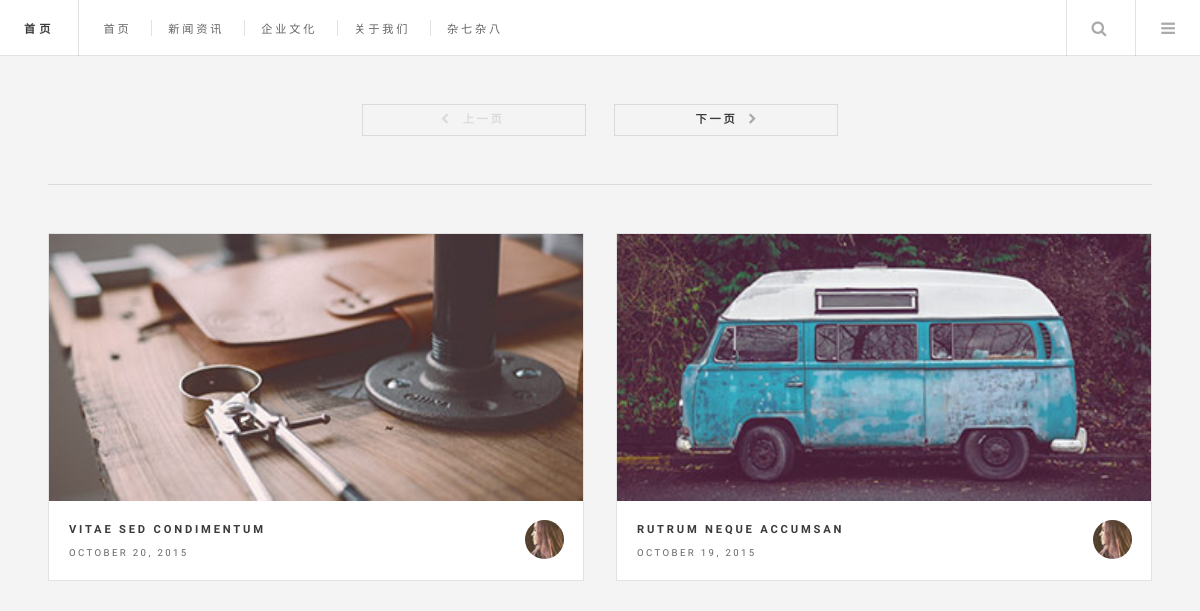
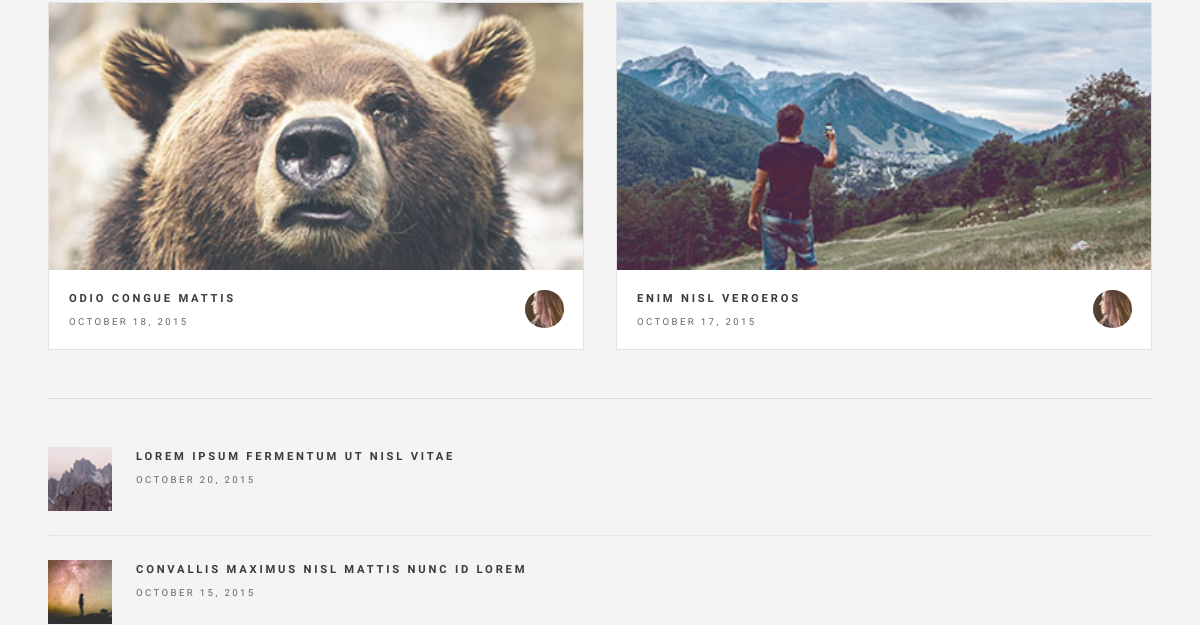
The page /blog.html (upper part) on the database as committed earlier (2 pictures, top to bottom).
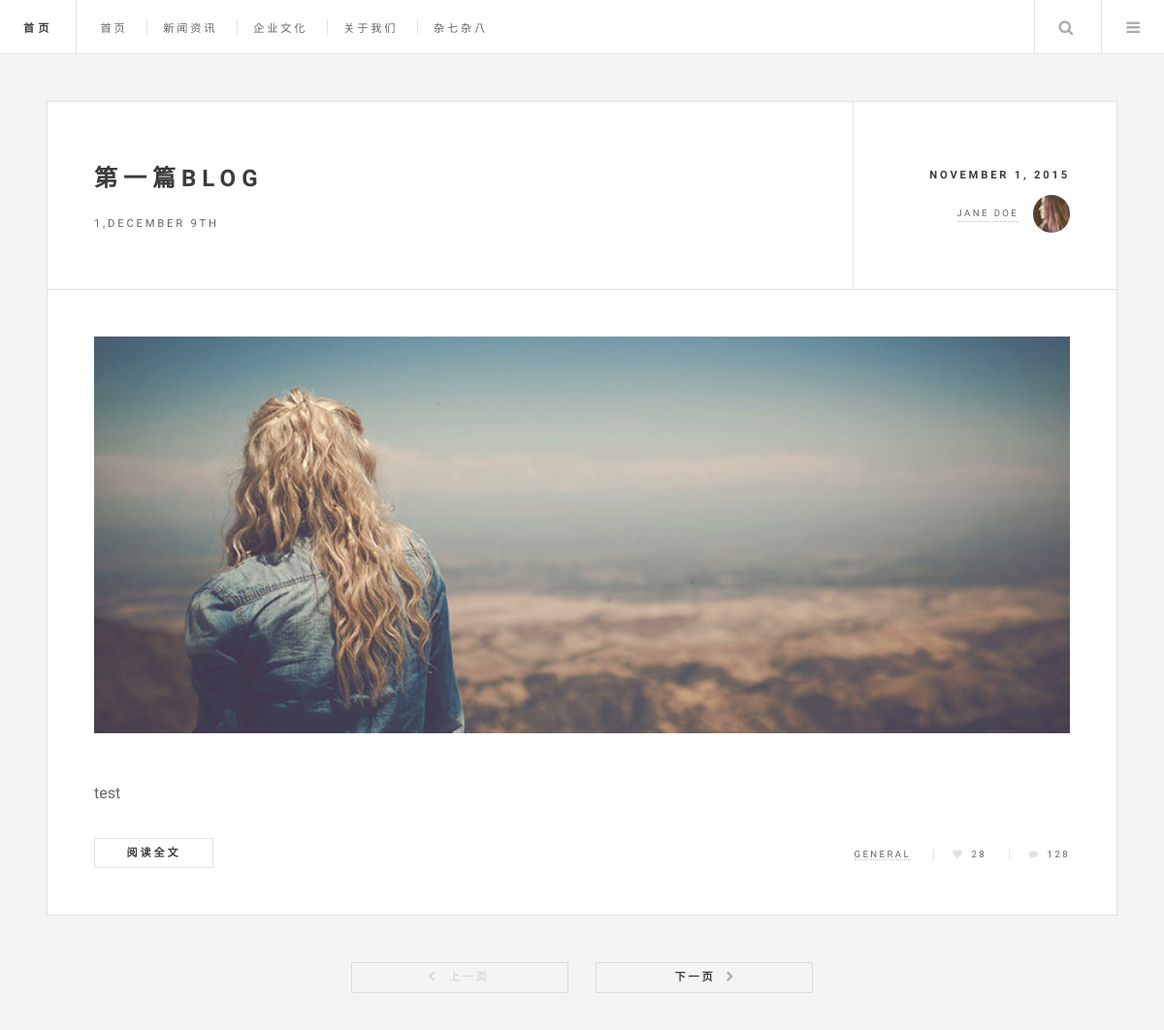
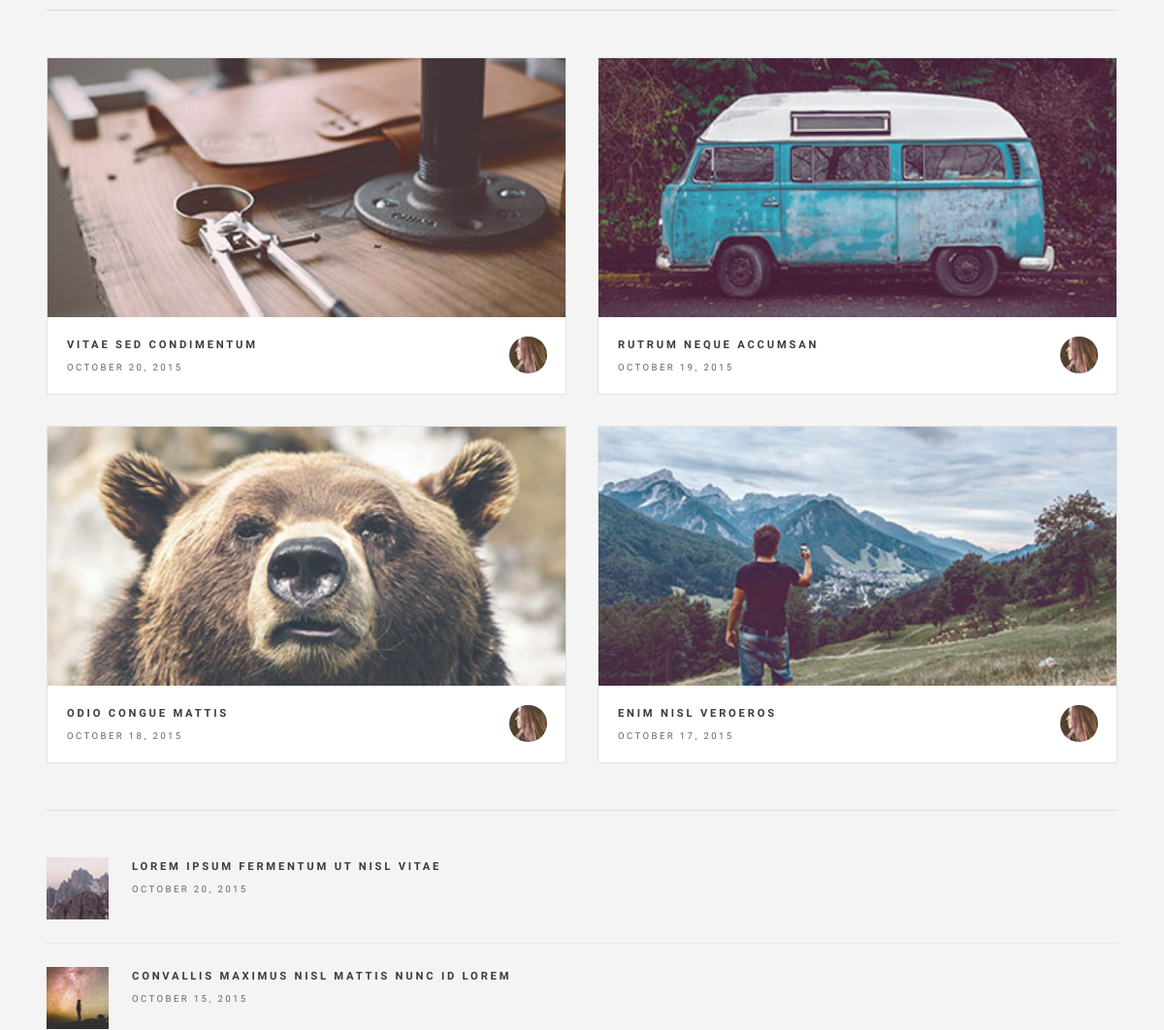
The same page on the database as committed later (2 pictures, top to bottom).
### sign/models.py (models this page shows)
class BlogsPost(models.Model):
    title = models.CharField(max_length=150)
    body = models.TextField()
    timestamp = models.DateTimeField()

### sign/views.py (the view)
# urls.py: url(r'^blog.html', views.blog),
def blog(request):
    blog_list = BlogsPost.objects.all()
    return render_to_response('blog.html', {'blog_list': blog_list})

### sign/templates/blog.html
{% extends "base.html" %}
{% block content %}
{% for post in blog_list %}
<article class="post">
    <header>
        <div class="title">
            <h2><a href="./single.html">{{ post.title }}</a></h2>
            <p>{{ post.timestamp | date:"1,F jS"}}</p>
        </div>
        <div class="meta">
            <time class="published" datetime="2015-11-01">November 1, 2015</time>
            <a href="#" class="author"><span class="name">Jane Doe</span><img src="static/images/avatar.jpg"
                                                                              alt=""/></a>
        </div>
    </header>
    <a href="#" class="image featured"><img src="static/images/pic01.jpg" alt=""/></a>
    <p>{{ post.body }}</p>
    <footer>
        <ul class="actions">
            <li><a href="#" class="button big">阅读全文</a></li>
        </ul>
        <ul class="stats">
            <li><a href="#">General</a></li>
            <li><a href="#" class="icon fa-heart">28</a></li>
            <li><a href="#" class="icon fa-comment">128</a></li>
        </ul>
    </footer>
</article>
{% endfor %}
{% endblock %}

### sign/templates/base.html (shortened to what this page needs)
<!DOCTYPE HTML>
<html>
<head>
    <link rel="stylesheet" href="static/assets/css/main.css"/>
</head>
<body>
<div id="wrapper">
    <header id="header">
        <h1><a href="#">首页</a></h1>
        <nav class="links">
            <ul>
                <li><a href="index.html">首页</a></li>
                <li><a href="news.html">新闻资讯</a></li>
                <li><a href="culture.html">企业文化</a></li>
                <li><a href="aboutus.html">关于我们</a></li>
                <li><a href="blog.html">杂七杂八</a></li>
            </ul>
        </nav>
        <nav class="main">
            <ul>
                <li class="search">
                    <a class="fa-search" href="#search">搜索</a>
                </li>
                <li class="menu">
                    <a class="fa-bars" href="#menu">菜单</a>
                </li>
            </ul>
        </nav>
    </header>
    <div id="main">
        {% block content %}
                {% endblock %}
        <ul class="actions pagination">
            <li><a href="" class="disabled button big previous">上一页</a></li>
            <li><a href="#" class="button big next">下一页</a></li>
        </ul>
    </div>
    <section id="sidebar">
        <section>
            <div class="mini-posts">
                <article class="mini-post">
                    <header>
                        <h3><a href="#">Vitae sed condimentum</a></h3>
                        <time class="published" datetime="2015-10-20">October 20, 2015</time>
                        <a href="#" class="author"><img src="static/images/avatar.jpg" alt=""/></a>
                    </header>
                    <a href="#" class="image"><img src="static/images/pic04.jpg" alt=""/></a>
                </article>
                <article class="mini-post">
                    <header>
                        <h3><a href="#">Rutrum neque accumsan</a></h3>
                        <time class="published" datetime="2015-10-19">October 19, 2015</time>
                        <a href="#" class="author"><img src="static/images/avatar.jpg" alt=""/></a>
                    </header>
                    <a href="#" class="image"><img src="static/images/pic05.jpg" alt=""/></a>
                </article>
                <article class="mini-post">
                    <header>
                        <h3><a href="#">Odio congue mattis</a></h3>
                        <time class="published" datetime="2015-10-18">October 18, 2015</time>
                        <a href="#" class="author"><img src="static/images/avatar.jpg" alt=""/></a>
                    </header>
                    <a href="#" class="image"><img src="static/images/pic06.jpg" alt=""/></a>
                </article>
                <article class="mini-post">
                    <header>
                        <h3><a href="#">Enim nisl veroeros</a></h3>
                        <time class="published" datetime="2015-10-17">October 17, 2015</time>
                        <a href="#" class="author"><img src="static/images/avatar.jpg" alt=""/></a>
                    </header>
                    <a href="#" class="image"><img src="static/images/pic07.jpg" alt=""/></a>
                </article>
            </div>
        </section>
        <section>
            <ul class="posts">
                <li>
                    <article>
                        <header>
                            <h3><a href="#">Lorem ipsum fermentum ut nisl vitae</a></h3>
                            <time class="published" datetime="2015-10-20">October 20, 2015</time>
                        </header>
                        <a href="#" class="image"><img src="static/images/pic08.jpg" alt=""/></a>
                    </article>
                </li>
                <li>
                    <article>
                        <header>
                            <h3><a href="#">Convallis maximus nisl mattis nunc id lorem</a></h3>
                            <time class="published" datetime="2015-10-15">October 15, 2015</time>
                        </header>
                        <a href="#" class="image"><img src="static/images/pic09.jpg" alt=""/></a>
                    </article>
                </li>
            </ul>
        </section>
    </section>
</div>
</body>
</html>

Rows that differ between the two databases and show on the page:
added BlogsPost: title "第一篇BLOG", timestamp "1,DECEMBER 9TH", body "test"
